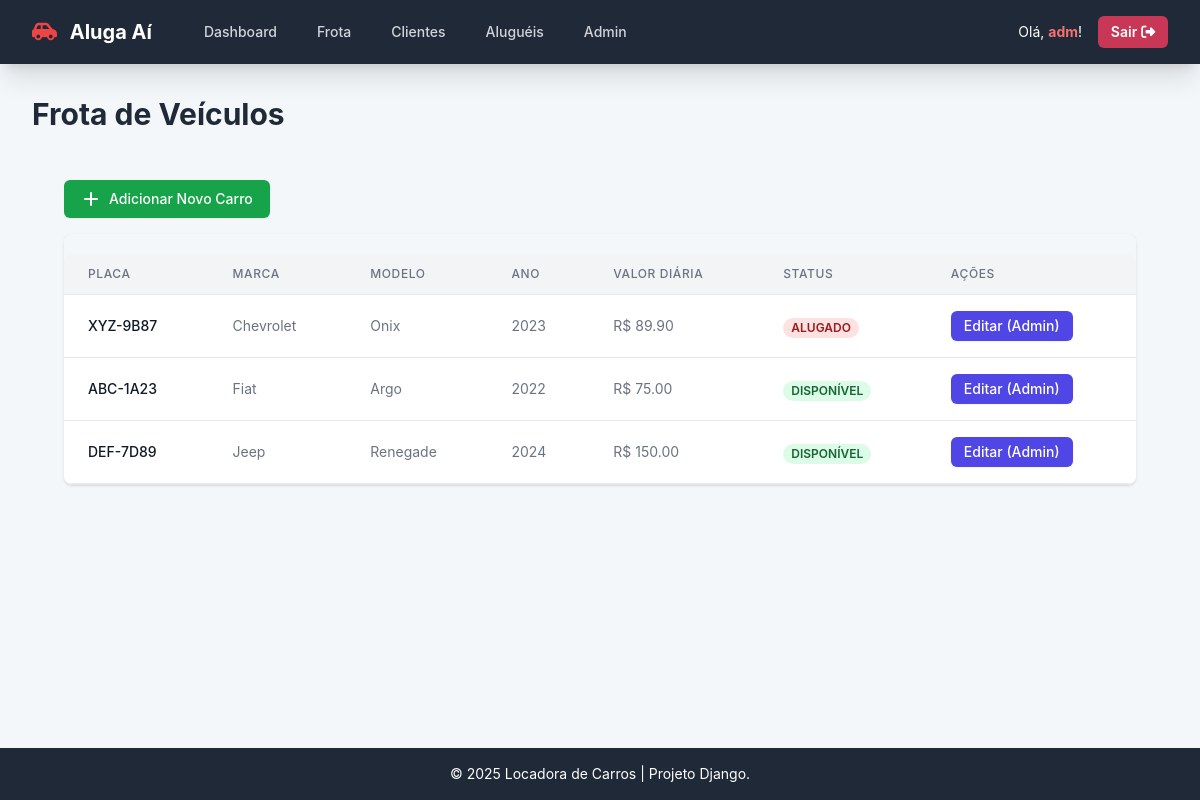
/carros/lista/ (signed in), run on the app's committed database.
### carros/models.py (models this page shows, shortened)
class Carro(models.Model):
    placa = models.CharField(max_length=10, unique=True, verbose_name="Placa")
    marca = models.CharField(max_length=50, verbose_name="Marca")
    modelo = models.CharField(max_length=50, verbose_name="Modelo")
    ano = models.PositiveIntegerField(verbose_name="Ano")
    valor_diaria = models.DecimalField(max_digits=8, decimal_places=2, verbose_name="Valor da Diária")
    disponivel = models.BooleanField(default=True, verbose_name="Disponível para Aluguel")
    class Meta:
        verbose_name = "Carro"
        verbose_name_plural = "Carros"

### carros/views.py (the view)
# urls.py: path('lista/', CarroListView.as_view(), name='carro_list'),
class CarroListView(ColaboradorRequiredMixin, ListView):
    model = Carro
    template_name = 'carros/carro_list.html'
    context_object_name = 'carros'
    queryset = Carro.objects.all().order_by('marca', 'modelo')

### carros/views.py (called while the page is built)
    def test_func(self):
        if self.request.user.is_superuser:
            return True
        return hasattr(self.request.user, 'colaborador')

### carros/templates/carros/carro_list.html (shortened to what this page needs)
{% extends "base.html" %}
{% block header_text %}Frota de Veículos{% endblock %}
{% block content %}
    <div class="max-w-7xl mx-auto py-6 sm:px-6 lg:px-8">
        <div class="mb-4">
            <a href="{% url 'admin:carros_carro_add' %}" class="inline-flex items-center px-4 py-2 border border-transparent text-sm font-medium rounded-md shadow-sm text-white bg-green-600 hover:bg-green-700 focus:outline-none focus:ring-2 focus:ring-offset-2 focus:ring-green-500 transition duration-150">
                <svg xmlns="http://www.w3.org/2000/svg" class="h-5 w-5 mr-2" viewBox="0 0 20 20" fill="currentColor">
                    <path fill-rule="evenodd" d="M10 3a1 1 0 011 1v5h5a1 1 0 110 2h-5v5a1 1 0 11-2 0v-5H4a1 1 0 110-2h5V4a1 1 0 011-1z" clip-rule="evenodd" />
                </svg>
                Adicionar Novo Carro
            </a>
        </div>
        {% if carros %}
        <div class="shadow overflow-hidden border-b border-gray-200 sm:rounded-lg">
            <table class="min-w-full divide-y divide-gray-200">
                <thead class="bg-gray-50">
                    <tr>
                        <th class="px-6 py-3 text-left text-xs font-medium text-gray-500 uppercase tracking-wider">Placa</th>
                        <th class="px-6 py-3 text-left text-xs font-medium text-gray-500 uppercase tracking-wider">Marca</th>
                        <th class="px-6 py-3 text-left text-xs font-medium text-gray-500 uppercase tracking-wider">Modelo</th>
                        <th class="px-6 py-3 text-left text-xs font-medium text-gray-500 uppercase tracking-wider">Ano</th>
                        <th class="px-6 py-3 text-left text-xs font-medium text-gray-500 uppercase tracking-wider">Valor Diária</th>
                        <th class="px-6 py-3 text-left text-xs font-medium text-gray-500 uppercase tracking-wider">Status</th>
                        <th class="px-6 py-3 text-left text-xs font-medium text-gray-500 uppercase tracking-wider">Ações</th>
                    </tr>
                </thead>
                <tbody class="bg-white divide-y divide-gray-200">
                {% for carro in carros %}
                <tr class="hover:bg-gray-50">
                    <td class="px-6 py-4 whitespace-nowrap text-sm font-medium text-gray-900">{{ carro.placa }}</td>
                    <td class="px-6 py-4 whitespace-nowrap text-sm text-gray-500">{{ carro.marca }}</td>
                    <td class="px-6 py-4 whitespace-nowrap text-sm text-gray-500">{{ carro.modelo }}</td>
                    <td class="px-6 py-4 whitespace-nowrap text-sm text-gray-500">{{ carro.ano }}</td>
                    <td class="px-6 py-4 whitespace-nowrap text-sm text-gray-500">R$ {{ carro.valor_diaria|floatformat:2 }}</td>
                    <td class="px-6 py-4 whitespace-nowrap">
                        {% if carro.disponivel %}
                            <span class="px-2 inline-flex text-xs leading-5 font-semibold rounded-full bg-green-100 text-green-800">
                                DISPONÍVEL
                            </span>
                        {% else %}
                            <span class="px-2 inline-flex text-xs leading-5 font-semibold rounded-full bg-red-100 text-red-800">
                                ALUGADO
                            </span>
                        {% endif %}
                    </td>
                    <td class="px-6 py-4 whitespace-nowrap text-sm font-medium">
                        <a href="{% url 'admin:carros_carro_change' carro.pk %}" class="inline-flex items-center px-3 py-1 border border-transparent text-sm font-medium rounded-md shadow-sm text-white bg-indigo-600 hover:bg-indigo-700 focus:outline-none focus:ring-2 focus:ring-offset-2 focus:ring-indigo-500 transition duration-150">
                            Editar (Admin)
                        </a>
                    </td>
                </tr>
                {% endfor %}
            </tbody>
            </table>
        </div>
        {% else %}
            <div class="bg-yellow-50 border-l-4 border-yellow-400 p-4 rounded-md">
                <p class="text-sm text-yellow-700">Nenhum carro cadastrado. Adicione veículos através do painel de administração.</p>
            </div>
        {% endif %}
    </div>
{% endblock %}

### carros/templates/base.html (shortened to what this page needs)
{% load static %}
<!DOCTYPE html>
<html lang="pt-br">
<head>
    <script src="https://cdn.tailwindcss.com"></script>
</head>
<body class="min-h-screen flex flex-col">
    <nav class="bg-gray-800 shadow-xl">
        <div class="max-w-7xl mx-auto px-4 sm:px-6 lg:px-8">
            <div class="flex items-center justify-between h-16">
                <div class="flex items-center">
                    <a href="{% url 'home' %}" class="flex-shrink-0 text-white text-xl font-bold">
                        <i class="fa-solid fa-car-side text-red-500 mr-2"></i> Aluga Aí
                    </a>
                    <div class="hidden md:block">
                        <div class="ml-10 flex items-baseline space-x-4">
                            {% if user.is_authenticated %}
                                {% if user.is_superuser or user.colaborador %}
                                    <a href="{% url 'carros:home_colaborador' %}" class="text-gray-300 hover:bg-gray-700 hover:text-white px-3 py-2 rounded-md text-sm font-medium">Dashboard</a>
                                    <a href="{% url 'carros:carro_list' %}" class="text-gray-300 hover:bg-gray-700 hover:text-white px-3 py-2 rounded-md text-sm font-medium">Frota</a>
                                    <a href="{% url 'carros:cliente_list' %}" class="text-gray-300 hover:bg-gray-700 hover:text-white px-3 py-2 rounded-md text-sm font-medium">Clientes</a>
                                    <a href="{% url 'carros:aluguel_list' %}" class="text-gray-300 hover:bg-gray-700 hover:text-white px-3 py-2 rounded-md text-sm font-medium">Aluguéis</a>
                                    {% if user.is_superuser %}
                                        <a href="{% url 'admin:index' %}" class="text-gray-300 hover:bg-gray-700 hover:text-white px-3 py-2 rounded-md text-sm font-medium">Admin</a>
                                    {% endif %}
                                {% elif user.cliente %}
                                    <a href="{% url 'carros:home_cliente' %}" class="text-gray-300 hover:bg-gray-700 hover:text-white px-3 py-2 rounded-md text-sm font-medium">Alugar</a>
                                {% endif %}
                            {% endif %}
                        </div>
                    </div>
                </div>
                <div class="flex items-center space-x-4">
                    {% if user.is_authenticated %}
                        <span class="text-white text-sm">
                            Olá, <strong class="text-red-400">{{ user.first_name|default:user.username }}</strong>!
                        </span>
                        <form method="post" action="{% url 'logout' %}" class="inline-block m-0">
                            <button type="submit" class="button text-sm" style="background-color: #c93756; padding: 0.4rem 0.8rem;">
                                Sair <i class="fa-solid fa-right-from-bracket ml-1"></i>
                            </button>
                        </form>
                    {% endif %}
                </div>
            </div>
        </div>
    </nav>
    <main class="flex-grow p-4 md:p-8">
        <div class="max-w-7xl mx-auto">
            <h1 class="text-3xl font-bold text-gray-800 mb-6">
                {% block header_text %}{% endblock %}
            </h1>
            {% block content %}
            {% endblock content %}
        </div>
    </main>
    <footer class="bg-gray-800 text-white p-4 mt-auto">
        <div class="max-w-7xl mx-auto text-center text-sm">
            &copy; 2025 Locadora de Carros | Projeto Django.
        </div>
    </footer>
</body>
</html>

### carros/templates/base.html (style rules this page uses)
body { font-family: 'Inter', sans-serif; background-color: #f4f7f9; }
.button { display: inline-flex; align-items: center; justify-content: center; padding: 0.6rem 1.2rem; border-radius: 0.375rem; font-weight: 600; color: white !important; text-decoration: none; transition: all 0.2s ease-in-out; border: none; cursor: pointer; }
table { width: 100%; border-collapse: collapse; margin-top: 20px; box-shadow: 0 4px 6px -1px rgba(0, 0, 0, 0.1); background-color: white; border-radius: 8px; overflow: hidden; }
th, td { padding: 12px 15px; text-align: left; border-bottom: 1px solid #e5e7eb; }
th { background-color: #f3f4f6; color: #1f2937; font-weight: 700; text-transform: uppercase; font-size: 0.85rem; }

### data on the page
Carro: placa "XYZ-9B87", marca "Chevrolet", modelo "Onix", ano "2023", valor_diaria "89.90", disponivel "ALUGADO"
Carro: placa "ABC-1A23", marca "Fiat", modelo "Argo", ano "2022", valor_diaria "75.00", disponivel "DISPONÍVEL"
Carro: placa "DEF-7D89", marca "Jeep", modelo "Renegade", ano "2024", valor_diaria "150.00", disponivel "DISPONÍVEL"

### other printed values
{{ user.first_name|default:user.username }} "adm"
